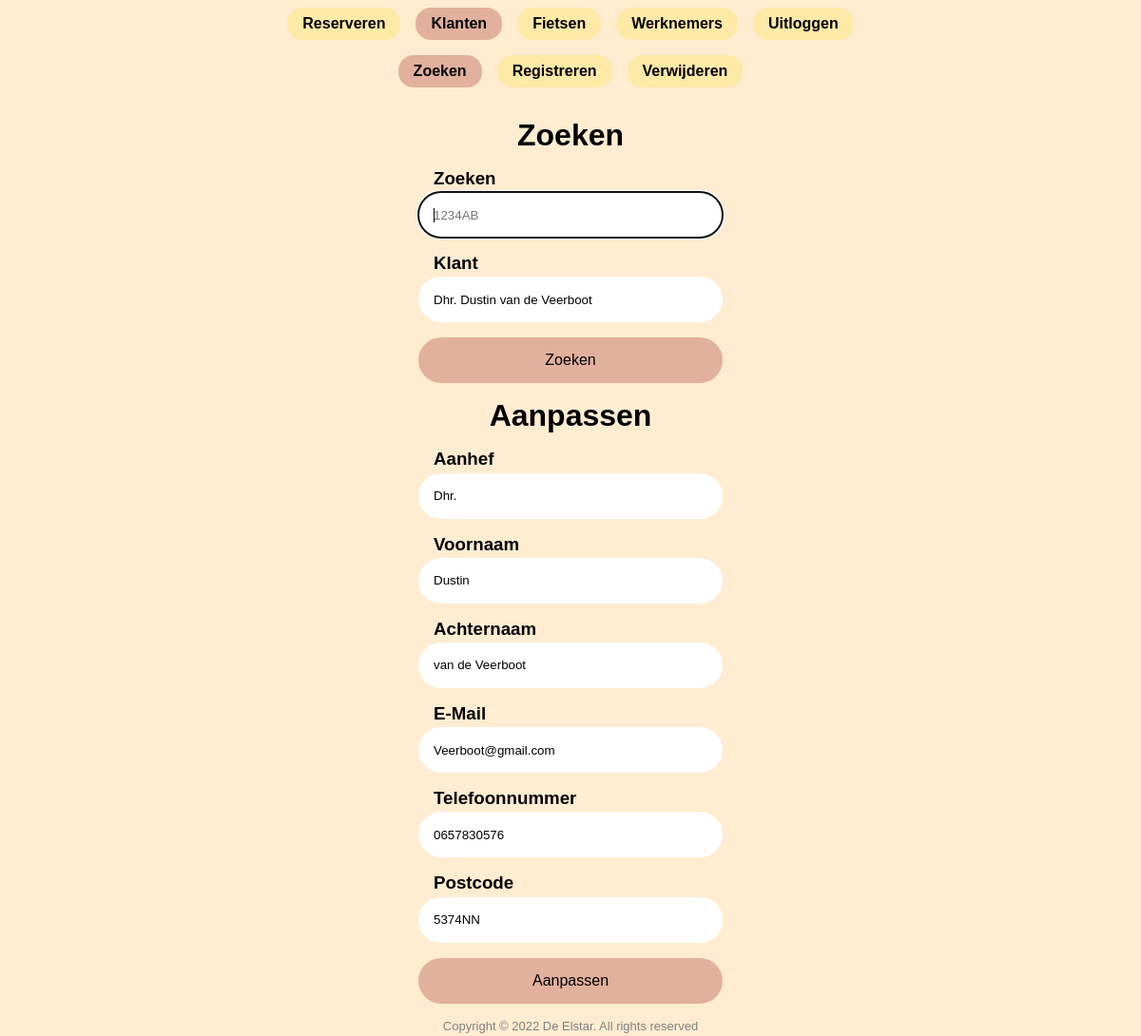
The page /Fietsverhuur-de-Elstar/customers (signed in) on the database its author committed.
### tables this page shows
CREATE TABLE `page` (
  `name` varchar(64) NOT NULL,
  `parent` varchar(64) NOT NULL,
  `display` varchar(64) NOT NULL,
  `order` int(8) NOT NULL DEFAULT 0,
  `permission` enum('user','admin') NOT NULL DEFAULT 'user'
);

CREATE TABLE `customer` (
  `id` int(11) NOT NULL,
  `salutation` varchar(20) NOT NULL,
  `name` varchar(45) NOT NULL,
  `surname` varchar(50) NOT NULL,
  `email` varchar(50) NOT NULL,
  `phonenumber` varchar(20) NOT NULL,
  `postalcode` varchar(8) NOT NULL,
  `address` varchar(100) NOT NULL,
  `comment` text NOT NULL
);

### classes/Database.php (called while the page is built, shortened)
<?php
class Database
{
    public static function getPDO(): PDO
    {
        static $pdo = new PDO("mysql:host=localhost;dbname=fietsverhuur_de_elstar", "root", "");
        return $pdo;
    }
}

### classes/Page.php (called while the page is built, shortened)
<?php
require_once("classes/Database.php");
class Page
{
    private string $name;
    private string $display;
    private function __construct(string $name, string $display)
    {
        $this->name = $name;
        $this->display = $display;
    }
    public function getName()
    {
        return $this->name;
    }
    public function getDisplay()
    {
        return $this->display;
    }
    public function getChildren(): array
    {
        $params = array(":parent" => $this->name);
        $sth = Database::getPDO()->prepare("SELECT `name`, `display` FROM `page` WHERE `parent` = :parent ORDER BY `order`;");
        $sth->execute($params);
        $children = array();
        while ($row = $sth->fetch())
        {
            $child = new Page($row["name"], $row["display"]);
            $children[] = $child;
        }
        return $children;
    }
    public static function getRootChildren(): array
    {
        $sth = Database::getPDO()->prepare("SELECT `name`, `display` FROM `page` WHERE `parent` = '' ORDER BY `order`;");
        $sth->execute();
        $children = array();
        while ($row = $sth->fetch())
        {
            $child = new Page($row["name"], $row["display"]);
            $children[] = $child;
        }
        return $children;
    }
}

### classes/Customer.php (called while the page is built, shortened)
<?php
require_once("Database.php");
class Customer
{
    private int $id;
    private string $salutation;
    private string $name;
    private string $surname;
    private string $email;
    private string $phonenumber;
    private string $postalcode;
    private function __construct(int $id, string $salutation, string $name, string $surname, string $email, string $phonenumber, string $postalcode, string $address, string $comment)
    {
        $this->id = $id;
        $this->salutation = $salutation;
        $this->name = $name;
        $this->surname = $surname;
        $this->email = $email;
        $this->phonenumber = $phonenumber;
        $this->postalcode = $postalcode;
    }
    public function getId(): int
    {
        return $this->id;
    }
    public function getFullName(): string
    {
        return "{$this->salutation} {$this->name} {$this->surname}";
    }
    public function getSalutation(): string
    {
        return $this->salutation;
    }
    public function getName(): string
    {
        return $this->name;
    }
    public function getSurname(): string
    {
        return $this->surname;
    }
    public function getEmail(): string
    {
        return $this->email;
    }
    public function getPhonenumber(): string
    {
        return $this->phonenumber;
    }
    public function getPostalcode(): string
    {
        return $this->postalcode;
    }
    public static function like($match): array
    {
        $params = array(":match" => $match);
        $sth = Database::getPDO()->prepare("SELECT `id`, `salutation`, `name`, `surname`, `email`, `phonenumber`, `postalcode`, `address`, `comment` FROM `customer` WHERE `postalcode` LIKE :match;");
        $sth->execute($params);
        $customers = array();
        while ($row = $sth->fetch())
        {
            $customers[$row["id"]] = new Customer($row["id"], $row["salutation"], $row["name"], $row["surname"], $row["email"], $row["phonenumber"], $row["postalcode"], $row["address"], $row["comment"]);
        }
        return $customers;
    }
}

### pages/customers/search.php (the view, shortened to what this page needs)
<?php
$match = "%";
$customers = Customer::like($match);
if (count($customers) > 0)
{
    if (array_key_exists(@$_SESSION["customer-id"], $customers))
        $customer = $customers[$_SESSION["customer-id"]];
    else
        $customer = $customers[key($customers)];
}
?>
<form method="POST" onchange="this.submit()">
    <header>Zoeken</header>
    <label class="field">
        <header>
            <h3>Zoeken</h3>
        </header>
        <input type="text" name="match" value="<?= htmlspecialchars($_SESSION["match"] ?? "") ?>" placeholder="1234AB" autofocus onfocus="this.select()" />
    </label>
    <?php if (count($customers) > 0) : ?>
        <label class="field">
            <header>
                <h3>Klant</h3>
            </header>
            <select name="customer-id">
                <?php foreach ($customers as $item) : ?>
                    <?php if (isset($_SESSION["customer-id"]) && $_SESSION["customer-id"] === $item->getId()) : ?>
                        <option value="<?= $item->getId() ?>" selected><?= htmlspecialchars($item->getFullName()) ?></option>
                    <?php else : ?>
                        <option value="<?= $item->getId() ?>"><?= htmlspecialchars($item->getFullName()) ?></option>
                    <?php endif ?>
                <?php endforeach ?>
            </select>
        </label>
    <?php endif ?>
    <input type="submit" name="search" value="Zoeken" />
</form>
<?php if (isset($customer)) : ?>
    <form method="POST">
        <header>Aanpassen</header>
        <label class="field">
            <header>
                <h3>Aanhef</h3>
            </header>
            <input type="text" name="salutation" value="<?= htmlspecialchars($customer->getSalutation()) ?>" placeholder="Aanhef" />
        </label>
        <label class="field">
            <header>
                <h3>Voornaam</h3>
            </header>
            <input type="text" name="name" value="<?= htmlspecialchars($customer->getName()) ?>" placeholder="Voornaam" />
        </label>
        <label class="field">
            <header>
                <h3>Achternaam</h3>
            </header>
            <input type="text" name="surname" value="<?= htmlspecialchars($customer->getSurname()) ?>" placeholder="Achternaam" />
        </label>
        <label class="field">
            <header>
                <h3>E-Mail</h3>
            </header>
            <input type="email" name="email" value="<?= htmlspecialchars($customer->getEmail()) ?>" placeholder="E-Mail" />
        </label>
        <label class="field">
            <header>
                <h3>Telefoonnummer</h3>
            </header>
            <input type="text" name="phonenumber" value="<?= htmlspecialchars($customer->getPhonenumber()) ?>" placeholder="Telefoonnummer" />
        </label>
        <label class="field">
            <header>
                <h3>Postcode</h3>
            </header>
            <input type="text" name="postalcode" value="<?= htmlspecialchars($customer->getPostalcode()) ?>" placeholder="Postcode" />
        </label>
        <input type="submit" name="c" value="Aanpassen" />
    </form>
<?php endif ?>

### header.php
<?php
$current = $children[0];
for ($i = 0; $i < count($children); $i++)
{
    if (str_starts_with($uri, ROOT . $children[$i]->getName()))
    {
        $current = $children[$i];
        break;
    }
}
?>
<ul>
    <?php foreach ($children as $child) : ?>
        <?php if ($child == $current) : ?>
            <a href="<?= ROOT . $child->getName() ?>">
                <li class="current"><?= $child->getDisplay() ?></li>
            </a>
        <?php else : ?>
            <a href="<?= ROOT . $child->getName() ?>">
                <li><?= $child->getDisplay() ?></li>
            </a>
        <?php endif ?>
    <?php endforeach ?>
</ul>
<?php
if ($children = $current->getChildren())
    require("header.php");
?>

### css/style.css (style rules this page uses)
:root { --background-color: #ffECD1; --active-color: #E2B19D; --highlight-color: #ffE9A7; --input-color: #FFF; --error-color: #F00; }
body { margin: 0; padding: 0; min-height: 100vh; display: flex; flex-direction: column; font-family: Arial, Helvetica, sans-serif; background-color: var(--background-color); }

### css/form.css (style rules this page uses)
form { margin: 0; padding: 0; width: 20rem; display: flex; flex-direction: column; gap: 1rem; align-items: stretch; }
form > header { margin: 0; padding: 0; font-size: 2rem; font-weight: bolder; text-align: center; }
form label { margin: 0; padding: 0; display: flex; flex-direction: row; align-items: center; gap: .5em; }
form .field { margin: 0; padding: 0; display: flex; flex-direction: column; align-items: stretch; gap: .2rem; }
form .field > header { margin: 0 1rem; padding: 0; display: flex; flex-direction: row; justify-content: space-between; align-items: center; gap: 1rem; }
form .field h3 { margin: 0; padding: 0; white-space: nowrap; }
form input { margin: 0; padding: 0 1rem; height: 3rem; border-radius: 1.5rem; border: none; background-color: var(--input-color); }
form input[type="submit"] { font-size: 1rem; background-color: var(--active-color); cursor: pointer; transition: filter .2s; }
form select { margin: 0; padding: 0 1rem; height: 3rem; border-radius: 1.5rem; border: none; appearance: none; background-color: var(--input-color); }

### css/header.css (style rules this page uses)
#header ul { margin: 0; padding: 0; display: flex; flex-direction: row; flex-wrap: wrap; justify-content: center; gap: .5rem 1rem; list-style: none; }
#header li { margin: 0; padding: .5rem 1rem; border-radius: 1rem; background-color: var(--highlight-color); transition: filter .2s; font-weight: bold; }
#header li.current { background-color: var(--active-color); }
#header a { color: black; text-decoration: none; }

### css/reserve.css (style rules this page uses)
a { text-decoration: none; color: black; }

### rows shown on the page
page: display "Reserveren"
page: display "Klanten"
page: display "Fietsen"
page: display "Werknemers"
page: display "Uitloggen"
page: display "Zoeken"
page: display "Registreren"
page: display "Verwijderen"
customer: salutation "Dhr.", name "Dustin", surname "van de Veerboot", email "Veerboot@gmail.com", phonenumber "0657830576", postalcode "5374NN"

### other values the page prints
form field customer-id "Dhr. Dustin van de Veerboot"
